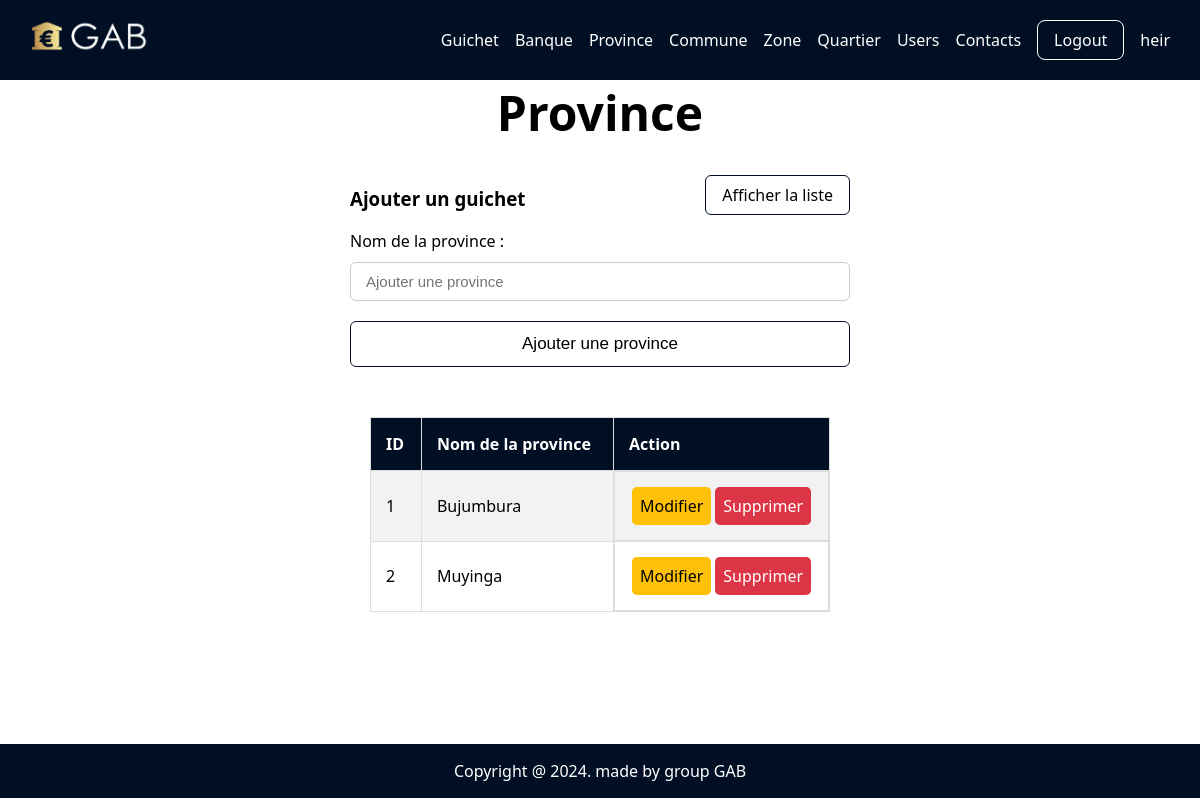
The page /province.php (signed in) on the database its author committed.
### tables this page shows
CREATE TABLE `province` (
  `id_province` int(11) NOT NULL,
  `nom_province` varchar(50) NOT NULL,
  `id_guichet` int(11) DEFAULT NULL
);

### province.php (the view, shortened to what this page needs)
<?php
include "header.php";
include "config.php";
?>
<?php
    $sql = "SELECT * FROM province;";
    $statement = $bd->query($sql);
    $provinces = $statement->fetchAll(PDO::FETCH_ASSOC);
?>
<section>
    <h1 class="titre">Province</h1>
    <div class="cont" style="justify-content: center;min-height:initial;">
        <div class="row">
            <form method="POST" style="width: 500px;">
                <div class="hed_list">
                    <h3 class="title">Ajouter un guichet</h3>
                    <a href="province.php" class="btn">Afficher la liste</a>
                </div>
                <div class="column">
                    <div class="input-box">
                        <span>Nom de la province :</span>
                        <input type="text" name="nom" placeholder="Ajouter une province">
                    </div>
                </div>
                <button type="submit" class="btn" name="ajouter">Ajouter une province</button>
            </form>
        </div>
    </div>
</section>
<section>
    <div class="cont">
        <?php if ($statement): ?>
            <table style="width: 40%;">
                <tr>
                    <th>ID</th>
                    <th>Nom de la province</th>
                    <th>Action</th>
                </tr>
                <?php foreach ($provinces as $province): ?>
                    <tr>
                        <td><?= htmlspecialchars($province['id_province']) ?></td>
                        <td><?= htmlspecialchars($province['nom_province']) ?></td>
                        <td class="ds">
                            <a href="up_provinces.php?update=<?= $province["id_province"]; ?>" class="bts warning">Modifier</a>
                            <a href="province.php?delete=<?= $province["id_province"]; ?>" class="bts danger">Supprimer</a>
                        </td>
                    </tr>
                <?php endforeach; ?>
            </table>
        <?php endif; ?>
    </div>
</section>
<?php include "footer.php"; ?>

### assets/css/index.css (style rules this page uses)
*, *::after, *::before { padding: 0; margin: 0; box-sizing: border-box; }
body { font-family: system-ui, -apple-system, BlinkMacSystemFont, "Segoe UI", Roboto, Oxygen, Ubuntu, Cantarell, "Open Sans", "Helvetica Neue", sans-serif; width: 100%; position: relative; }
a { color: black; text-decoration: none; }
.title { margin-top: 1rem; }
.titre { font-size: 3rem; text-align: center; }
.row { display: flex; gap: 15px; justify-content: space-between; }
table, td, th { border: 1px solid #ddd; text-align: left; }
table { border-collapse: collapse; width: 100%; }
th, td { padding: 15px; }
tr:nth-child(even) { background-color: #f2f2f2; }
.cont { display: flex; justify-content: center; align-items: center; padding: 25px; }
.cont form { width: 700px; background: #fff; border-radius: 10px; }
.row .column { flex: 1 1 250px; }
.column .input-box { margin: 15px 0; }
.input-box span { display: block; margin-bottom: 10px; }
.input-box input, select { width: 100%; padding: 10px 15px; border: 1px solid #ccc; border-radius: 6px; font-size: 15px; }
form .btn { width: 100%; padding: 12px; background: transparent; border: 1px solid #000f23; outline: none; border-radius: 6px; font-size: 17px; color: #000; margin-top: 5px; cursor: pointer; transition: 0.5s; }

### header.php (style rules this page uses)
th { background: #000f23; color: #fff; }
body { min-height: 93vh; }
.ds { display: flex; justify-content: space-around; }
.bts { padding: .5rem; background-color: #ff0000; border-radius: .3rem; }
.danger { background-color: #dc3545; color: #fff; }
.warning { background-color: #ffc107; color: #000; }
.hed_list { display: flex; justify-content: space-between; align-items: stretch; }
.hed_list .btn { width: initial; font-size: 1rem; padding: .5rem 1rem; background: #fff; }

### rows shown on the page
province: id_province "1", nom_province "Bujumbura"
province: id_province "2", nom_province "Muyinga"

### other values the page prints
$_SESSION['username'] "heir"
